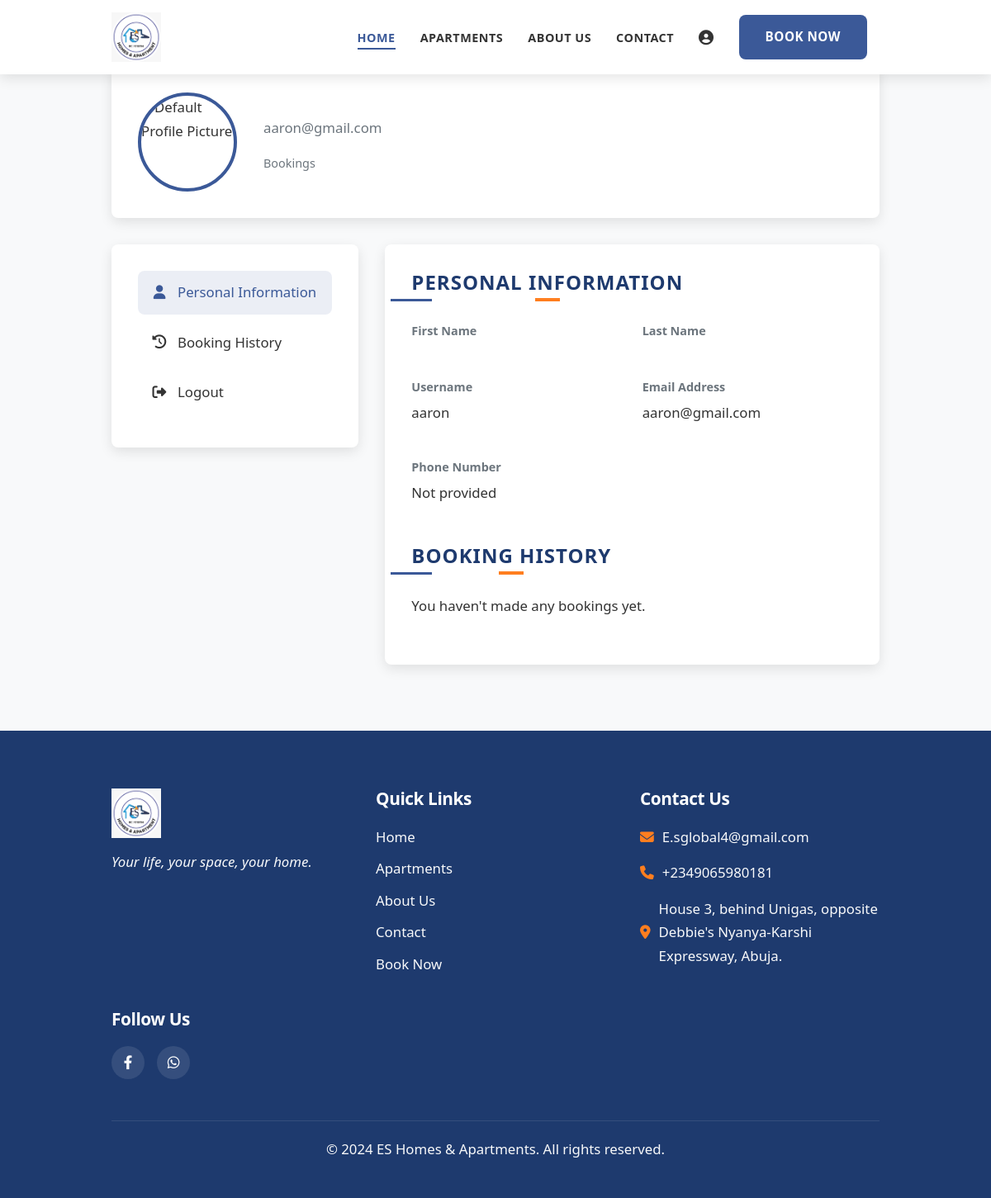
The app's page /profile/ (signed in) with its own data.
### EsHomesApp/models.py (models this page shows, shortened)
class CustomUser(AbstractUser):
    first_name = models.CharField(max_length=20)
    last_name = models.CharField(max_length=20)
    username = models.CharField(max_length=20, unique=True)
    email = models.EmailField(unique=True)
    phone_number = models.CharField(max_length=15, null=True, unique=True)
    profile_picture = models.ImageField(upload_to='profile_pictures/', blank=True, null=True)
    bio = models.TextField(blank=True, null=True)
    USERNAME_FIELD = 'email'
    REQUIRED_FIELDS = ['username']
    class Meta:
        verbose_name = 'User'
        verbose_name_plural = 'Users'

### EsHomesApp/views.py (the view)
# urls.py: path('profile/', views.profile, name='profile'),
@login_required(login_url='/login_user')
def profile(request):
    bookings = Booking.objects.filter(user=request.user).order_by('-booking_date')
    context = {
        'user': request.user,
        'bookings': bookings,
    }
    return render(request, 'EsHomesApp/profile.html', context)

### EsHomesApp/templates/EsHomesApp/profile.html (shortened to what this page needs)
{% load static %}
<!DOCTYPE html>
<html lang="en">
<head>
    <link rel="stylesheet" href="{% static 'css/style.css' %}">
    <link rel="stylesheet" href="{% static 'css/animations.css' %}">
    <link rel="stylesheet" href="https://cdnjs.cloudflare.com/ajax/libs/font-awesome/6.4.0/css/all.min.css">
</head>
<body>
    <header class="header">
        <div class="container">
            <div class="header-content">
                <div class="logo">
                    <a href="{% url 'home' %}">
                        <img src="{% static 'media/logo.jpg' %}" alt="ES Homes &amp; Apartments Logo">
                    </a>
                </div>
                <nav class="nav">
                    <ul class="nav-list" id="nav-list">
                        <li class="nav-item"><a href="{% url 'home' %}" class="nav-link active">Home</a></li>
                        <li class="nav-item"><a href="{% url 'apartments' %}" class="nav-link">Apartments</a></li>
                        <li class="nav-item"><a href="{% url 'about' %}" class="nav-link">About Us</a></li>
                        <li class="nav-item"><a href="{% url 'contact' %}" class="nav-link">Contact</a></li>
                        <li class="nav-item mobile-only"><a href="{% url 'profile' %}" class="nav-link"> </a></li>
                        <li class="nav-item mobile-only"><a href="{% url 'booking' %}" class="btn btn-primary mobile-btn">Book Now</a></li>
                    </ul>
                </nav>
            </div>
        </div>
    </header>
    <section class="profile-section">
        <div class="container">
            <div class="profile-container">
                <div class="profile-header">
                    <div class="profile-avatar">
                        {% if user.profile_picture %}
                            <img src="{{ user.profile_picture.url }}" alt="{{ user.get_full_name }} Profile Picture">
                        {% else %}
                            <img src="{% static 'media/default-avatar.jpg' %}" alt="Default Profile Picture">
                        {% endif %}
                    </div>
                    <div class="profile-info">
                        <p class="profile-email">{{ user.email }}</p>
                        <div class="profile-stats">
                            <div class="stat-item">
                                <div class="stat-label">Bookings</div>
                            </div>
                        </div>
                    </div>
                </div>
                <div class="profile-content">
                    <div class="profile-sidebar">
                        <ul class="sidebar-menu">
                            <li><a href="#" class="active"><i class="fas fa-user"></i> Personal Information</a></li>
                            <li><a href="#"><i class="fas fa-history"></i> Booking History</a></li>
                            <li><a href="{% url 'logout_user' %}"><i class="fas fa-sign-out-alt"></i> Logout</a></li>
                        </ul>
                    </div>
                    <div class="profile-main">
                        <div class="personal-information">
                            <h2 class="section-title">Personal Information</h2>
                            <div class="personal-info">
                                <div class="info-item">
                                    <div class="info-label">First Name</div>
                                </div>
                                <div class="info-item">
                                    <div class="info-label">Last Name</div>
                                </div>
                                <div class="info-item">
                                    <div class="info-label">Username</div>
                                    <div class="info-value">{{ user.username }}</div>
                                </div>
                                <div class="info-item">
                                    <div class="info-label">Email Address</div>
                                    <div class="info-value">{{ user.email }}</div>
                                </div>
                                <div class="info-item">
                                    <div class="info-label">Phone Number</div>
                                    <div class="info-value">{{ user.phone_number|default:"Not provided" }}</div>
                                </div>
                            </div>
                        </div>
                        <div class="booking-history">
                            <h2 class="section-title">Booking History</h2>
                            {% if total_bookings > 0 %}
                            {% else %}
                                <p>You haven't made any bookings yet.</p>
                            {% endif %}
                        </div>
                    </div>
                </div>
            </div>
        </div>
    </section>
    <footer class="footer">
        <div class="container">
            <div class="footer-content">
                <div class="footer-logo">
                    <img src="{% static 'media/logo.jpg' %}" alt="ES Homes &amp; Apartments Logo">
                    <p>Your life, your space, your home.</p>
                </div>
                <div class="footer-links">
                    <h3>Quick Links</h3>
                    <ul>
                        <li><a href="{% url 'home' %}">Home</a></li>
                        <li><a href="{% url 'apartments' %}">Apartments</a></li>
                        <li><a href="{% url 'about' %}">About Us</a></li>
                        <li><a href="{% url 'contact' %}">Contact</a></li>
                        <li><a href="{% url 'booking' %}">Book Now</a></li>
                    </ul>
                </div>
                <div class="footer-contact">
                    <h3>Contact Us</h3>
                    <ul>
                        <li><i class="fas fa-envelope"></i> <a href="mailto:E.sglobal4@gmail.com">E.sglobal4@gmail.com</a></li>
                        <li><i class="fas fa-phone"></i> <a href="tel:+2349065980181">+2349065980181</a></li>
                        <li><i class="fas fa-map-marker-alt"></i> House 3, behind Unigas, opposite Debbie's Nyanya-Karshi Expressway, Abuja.</li>
                    </ul>
                </div>
                <div class="footer-social">
                    <h3>Follow Us</h3>
                    <div class="social-icons">
                        <a href="https://www.facebook.com/share/1G15kjqjKw/" class="social-icon"><i class="fab fa-facebook-f"></i></a>
                        <a href="https://wa.me/message/7ZNOZ6QZYZAIF1" class="social-icon"><i class="fab fa-whatsapp"></i></a>
                    </div>
                </div>
            </div>
            <div class="footer-bottom">
                <p>&copy; 2024 ES Homes & Apartments. All rights reserved.</p>
            </div>
        </div>
    </footer>
</body>
</html>

### EsHomesApp/templates/EsHomesApp/profile.html (style rules this page uses)
.profile-section { padding: var(--section-padding); background-color: var(--light-color); min-height: calc(100vh - 300px); }
.profile-container { max-width: 1000px; margin: 0 auto; }
.profile-header { background-color: var(--white); border-radius: var(--border-radius); padding: 2rem; margin-bottom: 2rem; box-shadow: var(--shadow); display: flex; align-items: center; gap: 2rem; }
.profile-avatar { width: 120px; height: 120px; border-radius: 50%; overflow: hidden; border: 4px solid var(--primary-color); }
.profile-avatar img { width: 100%; height: 100%; object-fit: cover; }
.profile-info { flex: 1; }
.profile-email { color: var(--text-light); margin-bottom: 1rem; }
.profile-stats { display: flex; gap: 2rem; }
.stat-item { text-align: center; }
.stat-label { color: var(--text-light); font-size: 0.9rem; }
.profile-content { display: grid; grid-template-columns: 1fr 2fr; gap: 2rem; }
.profile-sidebar { background-color: var(--white); border-radius: var(--border-radius); padding: 2rem; box-shadow: var(--shadow); height: fit-content; }
.sidebar-menu { list-style: none; padding: 0; margin: 0; }
.sidebar-menu li { margin-bottom: 0.5rem; }
.sidebar-menu a { display: flex; align-items: center; padding: 0.75rem 1rem; color: var(--text-color); border-radius: var(--border-radius); transition: var(--transition); text-decoration: none; }
.sidebar-menu a:hover, .sidebar-menu a.active { background-color: rgba(59, 89, 152, 0.1); color: var(--primary-color); }
.sidebar-menu i { margin-right: 0.75rem; width: 20px; text-align: center; }
.profile-main { background-color: var(--white); border-radius: var(--border-radius); padding: 2rem; box-shadow: var(--shadow); }
.section-title { font-size: 1.5rem; margin-bottom: 1.5rem; color: var(--dark-color); position: relative; padding-bottom: 0.5rem; }
.section-title:after { content: ''; position: absolute; bottom: 0; left: 0; width: 50px; height: 3px; background-color: var(--primary-color); }
.personal-info { display: grid; grid-template-columns: repeat(2, 1fr); gap: 1.5rem; margin-bottom: 2rem; }
.info-item { margin-bottom: 1rem; }
.info-label { font-weight: bold; color: var(--text-light); margin-bottom: 0.25rem; font-size: 0.9rem; }
.info-value { color: var(--text-color); }
.booking-history { margin-top: 2rem; }

### records on screen
CustomUser: email "aaron@gmail.com", username "aaron", phone_number "Not provided"
